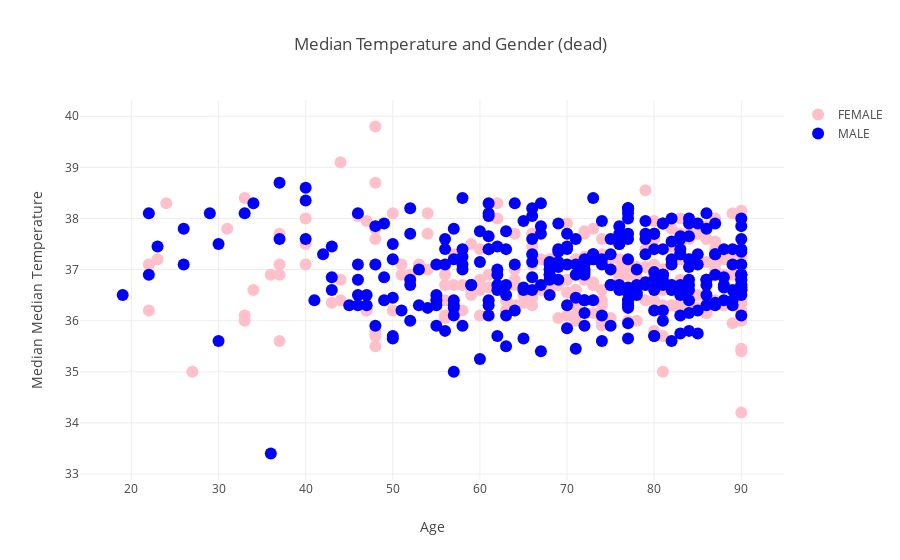

Source (notebook cell):
### Code cell
trace1 = {"x":df_clean_dead_female['Age'].tolist() , 
          "y":df_clean_dead_female['Temp_Median'].tolist()  , 
          "marker": {"color": "pink", "size": 12}, 
          "mode": "markers", 
          "name": "FEMALE", 
          "type": "scatter"
}

trace2 = {"x": df_clean_dead_male['Age'].tolist() , 
          "y": df_clean_dead_male['Temp_Median'].tolist(), 
          "marker": {"color": "blue", "size": 12}, 
          "mode": "markers", 
          "name": "MALE", 
          "type": "scatter", 
}
data=[trace1,trace2]
fig = graph_objs.Figure(data=data)
fig['layout'].update(title='Median Temperature and Gender (dead)',
                    xaxis=dict( title='Age'), 
                    yaxis=dict( title='Median Median Temperature '),
                                        ), 
iplot(fig)

### Figure 1 — Plotly figure (JSON) as saved in the notebook; plotly's stock layout.template omitted (floating-point values rounded to 4 significant figures; data arrays with more than 128 entries replaced by an {"elided": "..."} marker saying what was removed)
{"data": [{"marker": {"color": "pink", "size": 12}, "mode": "markers", "name": "FEMALE", "type": "scatter", "uid": "734d43f4-c612-42ab-b0db-348ff0304fed", "x": {"elided": "251 int values"}, "y": {"elided": "251 float values"}}, {"marker": {"color": "blue", "size": 12}, "mode": "markers", "name": "MALE", "type": "scatter", "uid": "7aec0ec7-c1e6-4787-8cca-f8e17394fec3", "x": {"elided": "297 int values"}, "y": {"elided": "297 float values"}}], "layout": {"title": {"text": "Median Temperature and Gender (dead)"}, "xaxis": {"title": {"text": "Age"}}, "yaxis": {"title": {"text": "Median Median Temperature "}}}}
